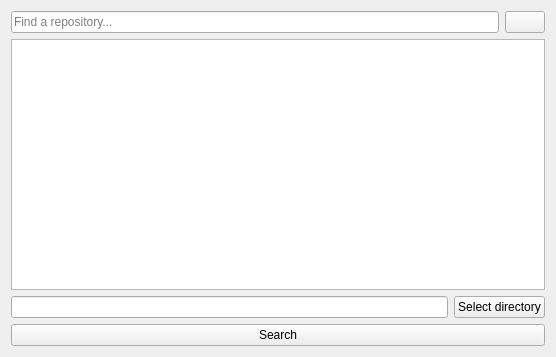
<?xml version="1.0" encoding="UTF-8"?>
<ui version="4.0">
 <class>LocalRepositories</class>
 <widget class="QWidget" name="LocalRepositories">
  <property name="geometry">
   <rect>
    <x>0</x>
    <y>0</y>
    <width>556</width>
    <height>357</height>
   </rect>
  </property>
  <property name="windowTitle">
   <string>Form</string>
  </property>
  <layout class="QVBoxLayout" name="verticalLayout">
   <item>
    <layout class="QHBoxLayout" name="horizontalLayout_2">
     <property name="bottomMargin">
      <number>0</number>
     </property>
     <item>
      <widget class="QLineEdit" name="lineEdit">
       <property name="placeholderText">
        <string>Find a repository...</string>
       </property>
      </widget>
     </item>
     <item>
      <widget class="QPushButton" name="loadingButton">
       <property name="sizePolicy">
        <sizepolicy hsizetype="Fixed" vsizetype="Fixed">
         <horstretch>0</horstretch>
         <verstretch>0</verstretch>
        </sizepolicy>
       </property>
       <property name="text">
        <string/>
       </property>
      </widget>
     </item>
    </layout>
   </item>
   <item>
    <widget class="QListWidget" name="listWidget"/>
   </item>
   <item>
    <layout class="QHBoxLayout" name="horizontalLayout">
     <property name="bottomMargin">
      <number>0</number>
     </property>
     <item>
      <widget class="QLineEdit" name="lineEdit_2"/>
     </item>
     <item>
      <widget class="QPushButton" name="searchPathButton">
       <property name="text">
        <string>Select directory</string>
       </property>
      </widget>
     </item>
    </layout>
   </item>
   <item>
    <widget class="QPushButton" name="searchButton">
     <property name="sizePolicy">
      <sizepolicy hsizetype="Preferred" vsizetype="Fixed">
       <horstretch>0</horstretch>
       <verstretch>0</verstretch>
      </sizepolicy>
     </property>
     <property name="text">
      <string>Search</string>
     </property>
    </widget>
   </item>
  </layout>
 </widget>
 <resources/>
 <connections/>
</ui>
